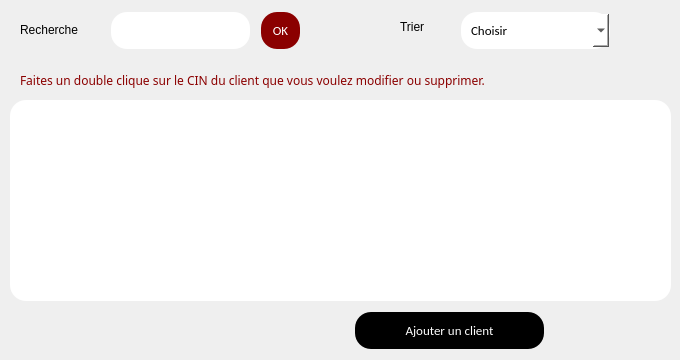
     <widget class="QWidget" name="page_10">
      <widget class="QTableView" name="tableView_3">
       <property name="geometry">
        <rect>
         <x>10</x>
         <y>100</y>
         <width>661</width>
         <height>201</height>
        </rect>
       </property>
       <property name="styleSheet">
        <string notr="true">background-color:white;
border-radius: 16px</string>
       </property>
      </widget>
      <widget class="QLabel" name="label_55">
       <property name="geometry">
        <rect>
         <x>20</x>
         <y>70</y>
         <width>551</width>
         <height>20</height>
        </rect>
       </property>
       <property name="styleSheet">
        <string notr="true">color :#8B0000;
font-family: courrier new;</string>
       </property>
       <property name="text">
        <string>Faites un double clique sur le CIN du client que vous voulez modifier ou supprimer.</string>
       </property>
      </widget>
      <widget class="QLabel" name="label_56">
       <property name="geometry">
        <rect>
         <x>20</x>
         <y>20</y>
         <width>91</width>
         <height>20</height>
        </rect>
       </property>
       <property name="text">
        <string>Recherche</string>
       </property>
      </widget>
      <widget class="QLineEdit" name="lineEdit_43">
       <property name="geometry">
        <rect>
         <x>110</x>
         <y>10</y>
         <width>141</width>
         <height>41</height>
        </rect>
       </property>
       <property name="styleSheet">
        <string notr="true">background-color: white	;
  border: none;
  color: black;
  padding: 10px;
  text-align: center;
  text-decoration: none;
font-family:calibri;
  display: inline-block;
  font-size: 13px;
  margin: 2px 1px;
  border-radius : 16px;</string>
       </property>
      </widget>
      <widget class="QLabel" name="label_57">
       <property name="geometry">
        <rect>
         <x>400</x>
         <y>20</y>
         <width>47</width>
         <height>13</height>
        </rect>
       </property>
       <property name="text">
        <string>Trier</string>
       </property>
      </widget>
      <widget class="QComboBox" name="comboBox_9">
       <property name="geometry">
        <rect>
         <x>460</x>
         <y>10</y>
         <width>151</width>
         <height>41</height>
        </rect>
       </property>
       <property name="styleSheet">
        <string notr="true">background-color: white	;
  border: none;
  color: black;
  padding: 10px;
  text-align: center;
  text-decoration: none;
font-family:calibri;
  display: inline-block;
  font-size: 13px;
  margin: 2px 1px;
  border-radius : 16px;</string>
       </property>
       <item>
        <property name="text">
         <string>Choisir</string>
        </property>
       </item>
       <item>
        <property name="text">
         <string>Alphabeutique</string>
        </property>
       </item>
       <item>
        <property name="text">
         <string>Age croissant</string>
        </property>
       </item>
       <item>
        <property name="text">
         <string>Age décroissant</string>
        </property>
       </item>
      </widget>
      <widget class="QPushButton" name="pushButton_22">
       <property name="geometry">
        <rect>
         <x>260</x>
         <y>10</y>
         <width>41</width>
         <height>41</height>
        </rect>
       </property>
       <property name="styleSheet">
        <string notr="true">background-color: #8B0000	;
  border: none;
  color: white;
  padding: 10px;
  text-align: center;
  text-decoration: none;
font-family:calibri;
  display: inline-block;
  font-size: 13px;
  margin: 2px 1px;
  border-radius : 16px;</string>
       </property>
       <property name="text">
        <string>OK</string>
       </property>
      </widget>
      <widget class="QPushButton" name="pushButton_23">
       <property name="geometry">
        <rect>
         <x>354</x>
         <y>310</y>
         <width>191</width>
         <height>41</height>
        </rect>
       </property>
       <property name="styleSheet">
        <string notr="true">background-color: black;
  border: none;
  color: white;
  padding: 10px;
  text-align: center;
  text-decoration: none;
font-family:calibri;
  display: inline-block;
  font-size: 13px;
  margin: 2px 1px;
  border-radius : 16px;</string>
       </property>
       <property name="text">
        <string>Ajouter un client</string>
       </property>
      </widget>
     </widget>
